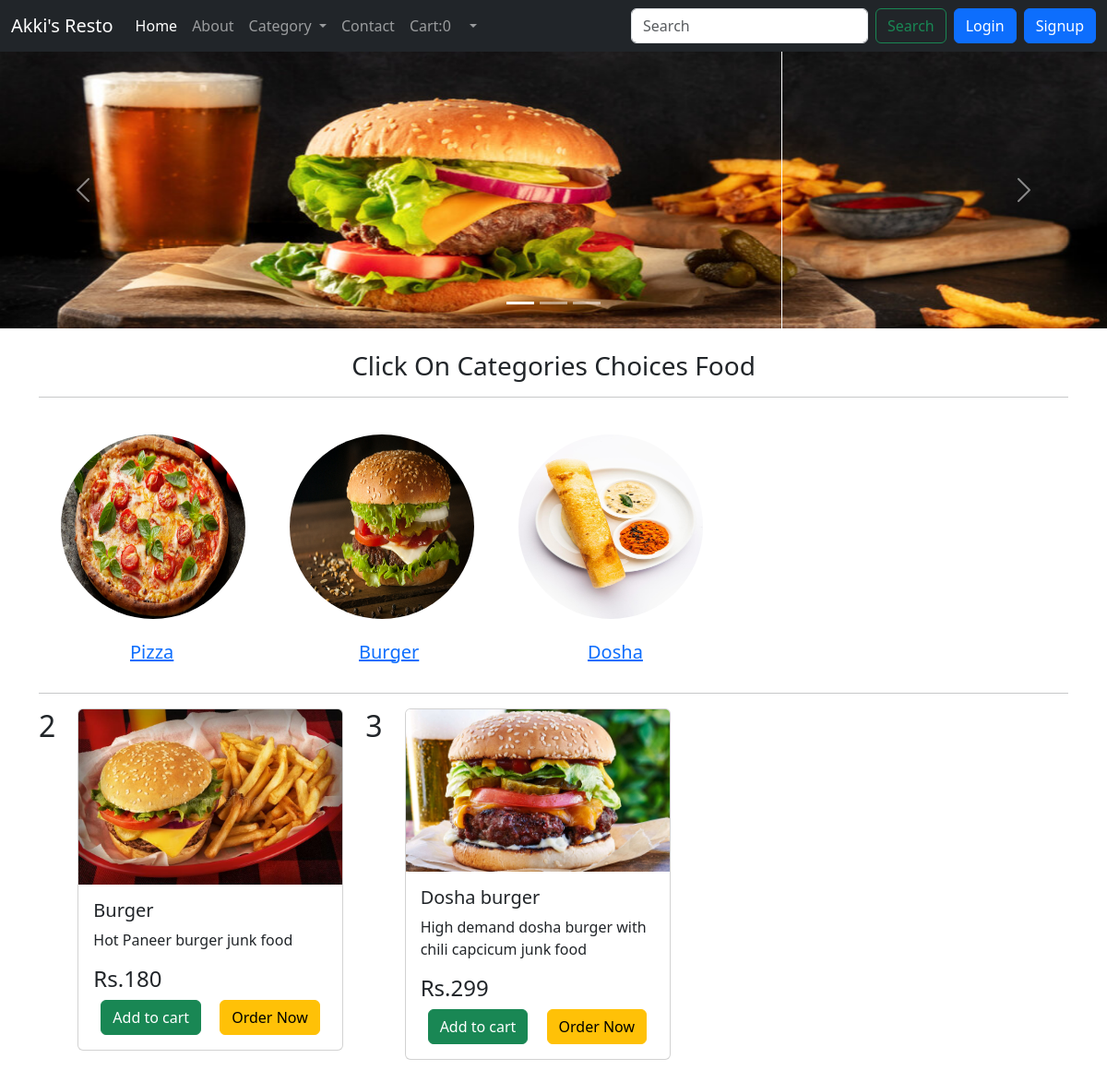
Screenshot of /?cat_id=2 with the database file from the repository.
### foodapp/models.py (models this page shows, shortened)
class Category(models.Model):
    cat_name = models.CharField(
        max_length=100, default="", null=True, blank=True)
    cat_img = models.ImageField(upload_to="category/")

class Fooditem(models.Model):
    food_name = models.CharField(max_length=100, null=True, blank=True)
    food_img = models.ImageField(upload_to="fooditem")
    food_description = models.TextField(max_length=500, null=True, blank=True)
    price = models.IntegerField(null=True, blank=True, default=0)
    category = models.ForeignKey(Category, on_delete=models.CASCADE)

### foodapp/views.py (the view)
# urls.py: path('', views.index, name="home"),
def index(request):
    if request.method == "POST":
        cart_id = request.POST.get('cartid')
        cartQ = {'cartQ': cart_id}
        return render(request, 'home.html', context=contaxt)
    catid = request.GET.get('cat_id')
    catitems = Category.objects.all()
    fooditem = Fooditem.objects.filter(category=catid)
    contaxt = {'catitems': catitems, 'fooditem': fooditem}
    return render(request, 'home.html', context=contaxt)

### foodapp/templates/home.html (shortened to what this page needs)
{% extends 'base.html' %}
{% block body %}
{% load static %}
<div id="carouselExampleIndicators" class="carousel slide">
  <div class="carousel-indicators">
    <button type="button" data-bs-target="#carouselExampleIndicators" data-bs-slide-to="0" class="active" aria-current="true" aria-label="Slide 1"></button>
    <button type="button" data-bs-target="#carouselExampleIndicators" data-bs-slide-to="1" aria-label="Slide 2"></button>
    <button type="button" data-bs-target="#carouselExampleIndicators" data-bs-slide-to="2" aria-label="Slide 3"></button>
  </div>
  <div class="carousel-inner">
    <div class="carousel-item active">
      <img src="{% static 'img/banner1.jpg' %}" class="d-block w-100" alt="..." height="300">
    </div>
  </div>
  <button class="carousel-control-prev" type="button" data-bs-target="#carouselExampleIndicators" data-bs-slide="prev">
    <span class="carousel-control-prev-icon" aria-hidden="true"></span>
  </button>
  <button class="carousel-control-next" type="button" data-bs-target="#carouselExampleIndicators" data-bs-slide="next">
    <span class="carousel-control-next-icon" aria-hidden="true"></span>
  </button>
</div>
<div class="container my-4">
        <h3 class="text-center">Click On Categories Choices Food</h3>
    <hr>
    <div class="d-flex flex-row">
      {% for cat in catitems %}
      <div class="d-flex flex-column mx-4">
        <a href="?cat_id={{cat.id}}">
        <img src="{{cat.cat_img.url}}" class="rounded-circle my-4" alt="" width="200" height="200">
        <h5 class="cat_name">{{cat.cat_name}}</h5>
        </a>
      </div>
      {% endfor %}
    </div>
</div>
<div class="container my-4">
    <hr>
    <div class="d-flex flex-row">
      {% for food in fooditem %}
      <h2>{{food.id}}</h2>
      <div class="d-flex flex-column mx-4">
        <div class="card" style="width: 18rem;">
     <img src="{{food.food_img.url}}" class="card-img-top" alt="...">
       <div class="card-body">
      <h5 class="card-title">{{food.food_name}}</h5>
      <p class="card-text">{{food.food_description}}</p>
      <h4>Rs.{{food.price}}</h4>
      {% if user.is_authenticated %}
      <form>
        <a href="/order?cart_id={{food.id}}" class="btn btn-success">Add to cart</a>
        <a href="/order" class="btn btn-warning">Order Now</a>
      </form>
      {% else %}
      <button type="button" class="btn btn-success mx-2" data-bs-toggle="modal" data-bs-target="#loginModal">
  Add to cart
 </button>
 <button type="button" class="btn btn-warning mx-2" data-bs-toggle="modal" data-bs-target="#loginModal">
  Order Now
 </button>
      {% endif %}
    </div>
      </div>
      </div>
      {% endfor %}
    </div>
</div>
{% endblock body %}

### rows the page displays
Category: cat_img (picture), cat_name "Pizza"
Category: cat_img (picture), cat_name "Burger"
Category: cat_img (picture), cat_name "Dosha"
Fooditem: id "2", food_img (picture), food_name "Burger", food_description "Hot Paneer burger junk food", price "180"
Fooditem: id "3", food_img (picture), food_name "Dosha burger", food_description "High demand dosha burger with chili capcicum junk food", price "299"

### other values shown
{{ request.session.cart|length }} "0"
